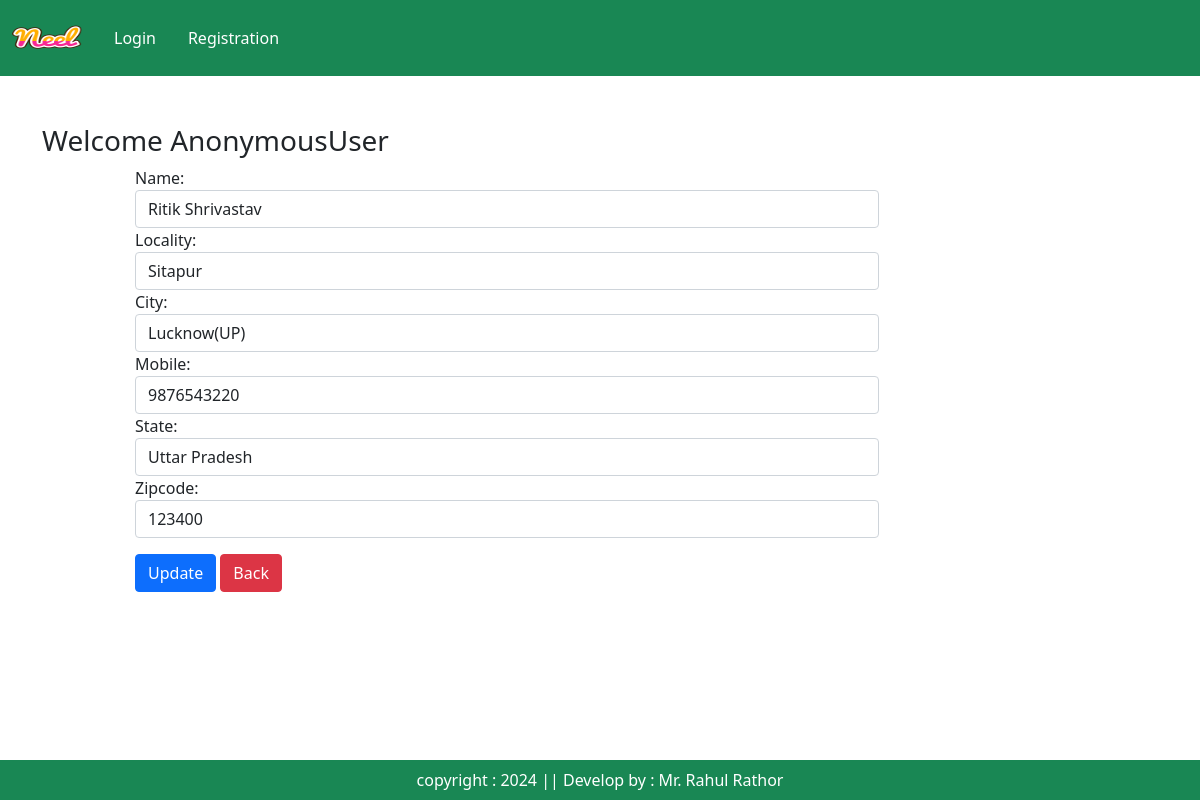
Screenshot of /updateAddress/1 with the database file from the repository.
### app/models.py (models this page shows, shortened)
class Customer(models.Model):
    user = models.ForeignKey(User,on_delete=models.CASCADE)
    name= models.CharField(max_length=200)
    locality = models.CharField(max_length=200)
    city = models.CharField(max_length=100)
    mobile = models.IntegerField(default=0)
    zipcode = models.IntegerField()
    state = models.CharField(choices=STATE_CHOICE, max_length=100)

### app/views.py (the view, shortened to what this page needs)
# urls.py: path('updateAddress/<int:pk>', views.updateAddress.as_view(), name="updateAddress"),\
class updateAddress(View):
    def get(self, request, pk):
        add = Customer.objects.get(pk=pk)
        form = CustomerProfileFoem(instance=add)
        return render(request, "app/updateAddress.html", locals())

### app/forms.py
class CustomerProfileFoem(forms.ModelForm):
    class Meta:
        model = Customer
        fields = ['name', 'locality', 'city', 'mobile', 'state', 'zipcode']
        widgets = {
            'name':forms.TextInput(attrs={'class': 'form-control'}),
            'locality': forms.TextInput(attrs={'class': 'form-control'}),
            'city': forms.TextInput(attrs={'class': 'form-control'}),
            'mobile': forms.NumberInput(attrs={'class': 'form-control'}),
            'state': forms.Select(attrs={'class': 'form-control'}),
            'zipcode': forms.NumberInput(attrs={'class': 'form-control'}),
        }

### template/app/updateAddress.html (shortened to what this page needs)
{% extends "base.html"  %}
{% load static  %}
{% block main-content %}
<div class="container my-5">
    <div class="row">
        <h3>Welcome <span class="text-capitalize">{{request.user}}</span></h3>
    </div>
     <div class="col-sm-8 offset-sm-1">
        <form action="" method="post">
            {% for fm in form %}
            {{ fm.label_tag }} {{fm}} <small class="text-danger">{{fm.errors | striptags}}</small>
            {% endfor %}
            <div class="col-12 mt-3">
            <input type="submit" value="Update" class="btn btn-primary">
            <a href="{% url 'address' %}" type="button" class="btn btn-danger">Back</a>
            </div>
        </form>
     </div>
</div>
{% endblock main-content %}

### rows the page displays
Customer: form "Ritik Shrivastav" "Sitapur" "Lucknow(UP)" "9876543220" "Uttar Pradesh" "123400"

### other values shown
{{ request.user }} "AnonymousUser"
{{ fm.label_tag }} "Name:" "Locality:" "City:" "Mobile:" "State:" "Zipcode:"
